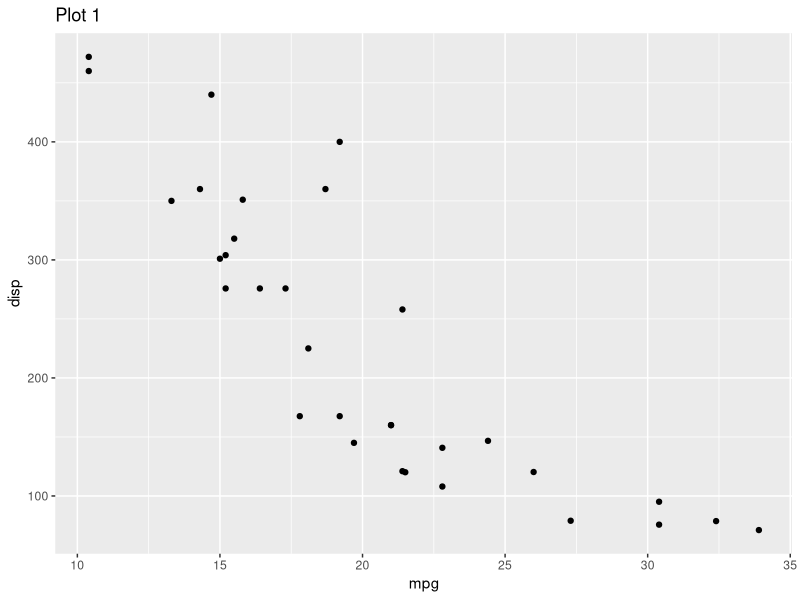
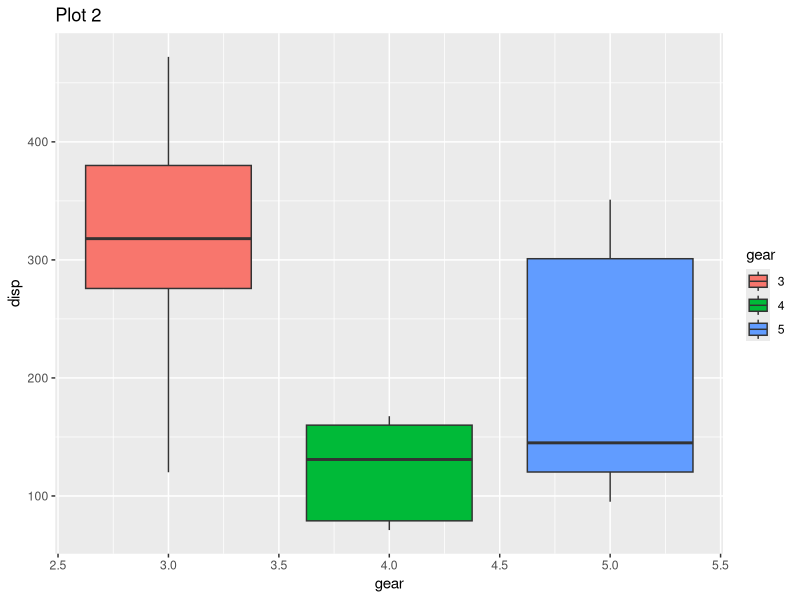
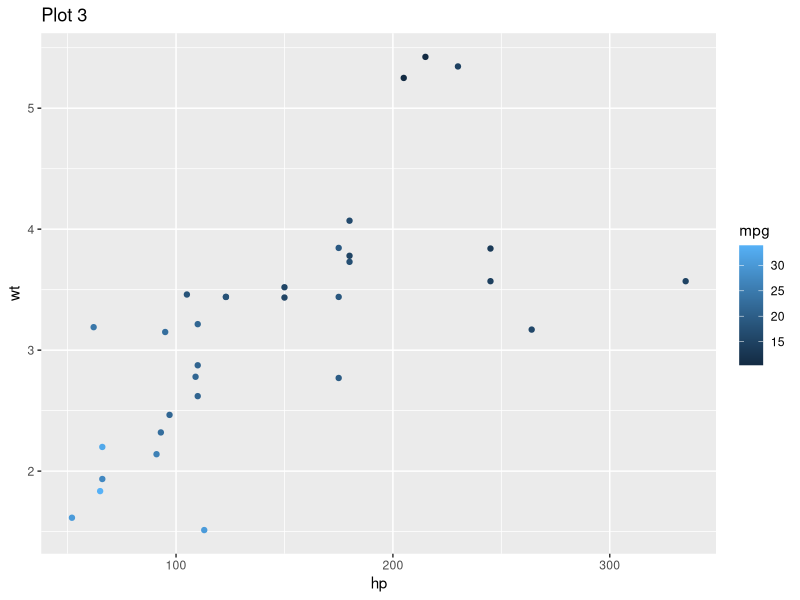
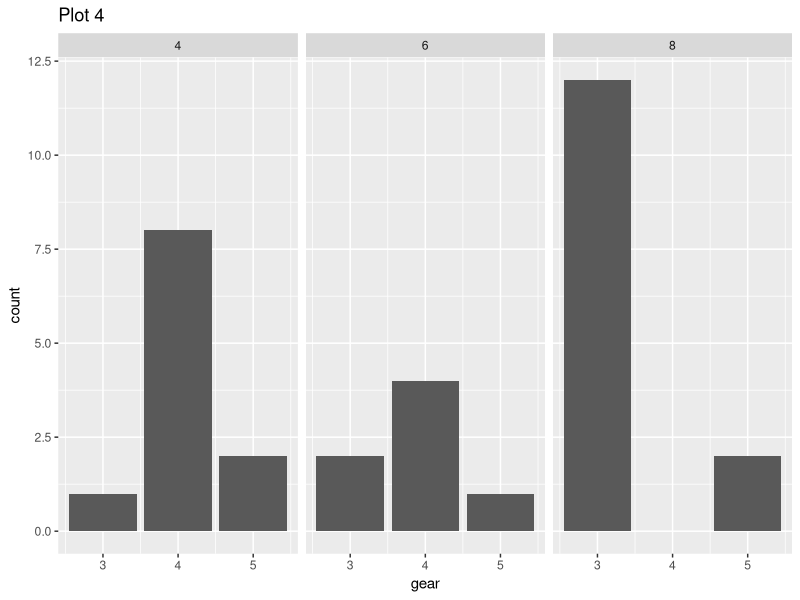

Recreate these plots in R, in order.
## ---- chunk 1
library(ggplot2)
p1 <- ggplot(mtcars) + 
  geom_point(aes(mpg, disp,)) + 
  ggtitle('Plot 1')

p2 <- ggplot(mtcars) + 
  geom_boxplot(aes(gear, disp, group = gear, fill=as.character(gear))) + 
  ggtitle('Plot 2') + 
    guides(fill = guide_legend(title = 'gear'))

p3 <- ggplot(mtcars) + 
  geom_point(aes(hp, wt, colour = mpg)) + 
  ggtitle('Plot 3')

p4 <- ggplot(mtcars) + 
  geom_bar(aes(gear)) + 
  facet_wrap(~cyl) + 
  ggtitle('Plot 4')
## ---- chunk 2

## ---- chunk 3

## ---- chunk 4

## ---- chunk 5

## ---- chunk 6

